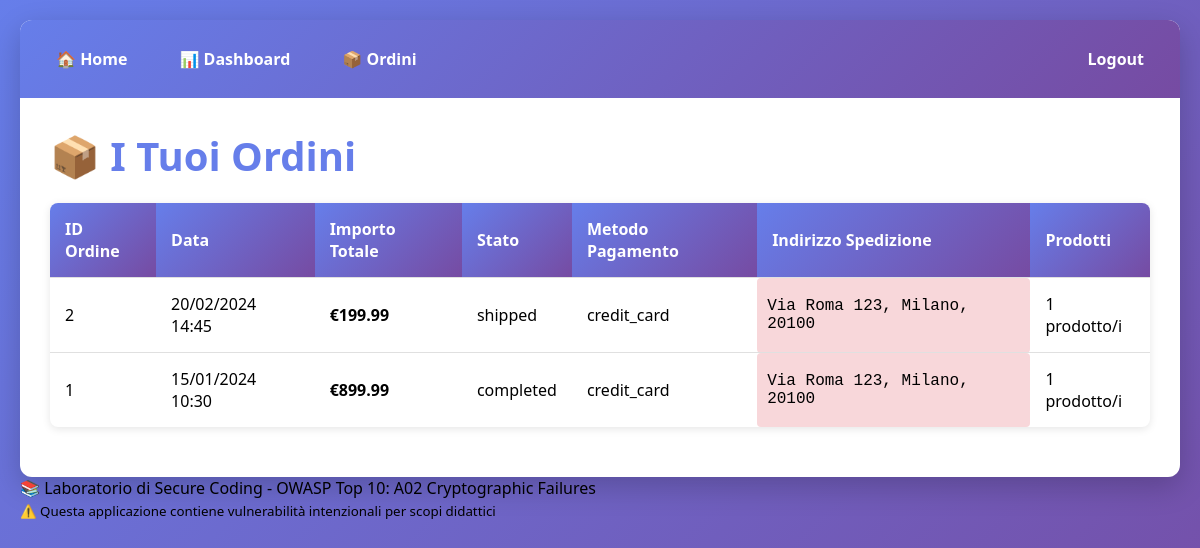
The page /view_orders.php (signed in) on the database its author committed.
### tables this page shows
CREATE TABLE orders (
    id INT AUTO_INCREMENT PRIMARY KEY,
    user_id INT NOT NULL,
    order_date DATETIME DEFAULT CURRENT_TIMESTAMP,
    total_amount DECIMAL(10, 2) NOT NULL,
    status VARCHAR(20) DEFAULT 'pending',
    shipping_address TEXT,
    payment_method VARCHAR(50),
    FOREIGN KEY (user_id) REFERENCES users(id) ON DELETE CASCADE
);

### view_orders.php (the view, shortened to what this page needs)
<?php
require_once 'db_connect.php';
$user_id = $_SESSION['user_id'];
$stmt = $conn->prepare("SELECT o.*,
    (SELECT COUNT(*) FROM order_items WHERE order_id = o.id) as item_count
    FROM orders o
    WHERE o.user_id = ?
    ORDER BY o.order_date DESC");
$stmt->bind_param("i", $user_id);
$stmt->execute();
$orders = $stmt->get_result();
require_once 'header.php';
?>
<div class="nav">
    <div class="nav-links">
        <a href="index.php">🏠 Home</a>
        <a href="dashboard.php">📊 Dashboard</a>
        <a href="view_orders.php">📦 Ordini</a>
    </div>
    <div class="user-info">
        <a href="logout.php" style="color: white;">Logout</a>
    </div>
</div>
<h1>📦 I Tuoi Ordini</h1>
<?php if ($orders->num_rows > 0): ?>
    <table>
        <thead>
            <tr>
                <th>ID Ordine</th>
                <th>Data</th>
                <th>Importo Totale</th>
                <th>Stato</th>
                <th>Metodo Pagamento</th>
                <th>Indirizzo Spedizione</th>
                <th>Prodotti</th>
            </tr>
        </thead>
        <tbody>
            <?php while ($order = $orders->fetch_assoc()): ?>
                <tr>
                    <td><?php echo $order['id']; ?></td>
                    <td><?php echo date('d/m/Y H:i', strtotime($order['order_date'])); ?></td>
                    <td><strong>€<?php echo number_format($order['total_amount'], 2); ?></strong></td>
                    <td><?php echo htmlspecialchars($order['status']); ?></td>
                    <td><?php echo htmlspecialchars($order['payment_method']); ?></td>
                    <td class="sensitive-data"><?php echo htmlspecialchars($order['shipping_address']); ?></td>
                    <td><?php echo $order['item_count']; ?> prodotto/i</td>
                </tr>
            <?php endwhile; ?>
        </tbody>
    </table>
<?php else: ?>
    <div class="alert alert-info">
        <p>Nessun ordine trovato.</p>
    </div>
<?php endif; ?>
<?php
require_once 'footer.php';
?>

### style.css (style rules this page uses)
* { margin: 0; padding: 0; box-sizing: border-box; }
body { font-family: 'Segoe UI', Tahoma, Geneva, Verdana, sans-serif; background: linear-gradient(135deg, #667eea 0%, #764ba2 100%); min-height: 100vh; padding: 20px; }
h1, h2, h3 { color: #333; margin-bottom: 20px; }
h1 { font-size: 2.5em; color: #667eea; }
.nav { background: linear-gradient(135deg, #667eea 0%, #764ba2 100%); padding: 20px; margin: -30px -30px 30px -30px; border-radius: 12px 12px 0 0; display: flex; align-items: center; justify-content: space-between; flex-wrap: wrap; }
.nav-links { display: flex; gap: 20px; flex-wrap: wrap; }
.nav a { color: white; text-decoration: none; font-weight: 600; padding: 8px 16px; border-radius: 6px; transition: background 0.3s; }
.user-info { color: white; font-weight: 500; }
table { width: 100%; border-collapse: collapse; margin: 20px 0; background: white; box-shadow: 0 2px 8px rgba(0,0,0,0.1); border-radius: 8px; overflow: hidden; }
table th, table td { padding: 15px; text-align: left; border-bottom: 1px solid #e0e0e0; }
table th { background: linear-gradient(135deg, #667eea 0%, #764ba2 100%); color: white; font-weight: 600; }
table tr:last-child td { border-bottom: none; }
.sensitive-data { background: #f8d7da; padding: 10px; border-radius: 4px; font-family: 'Courier New', monospace; margin: 10px 0; }

### rows shown on the page
orders: id "2", order_date "20/02/2024 14:45", total_amount "199.99", status "shipped", payment_method "credit_card", shipping_address "Via Roma 123, Milano, 20100", item_count "1"
orders: id "1", order_date "15/01/2024 10:30", total_amount "899.99", status "completed", payment_method "credit_card", shipping_address "Via Roma 123, Milano, 20100", item_count "1"
